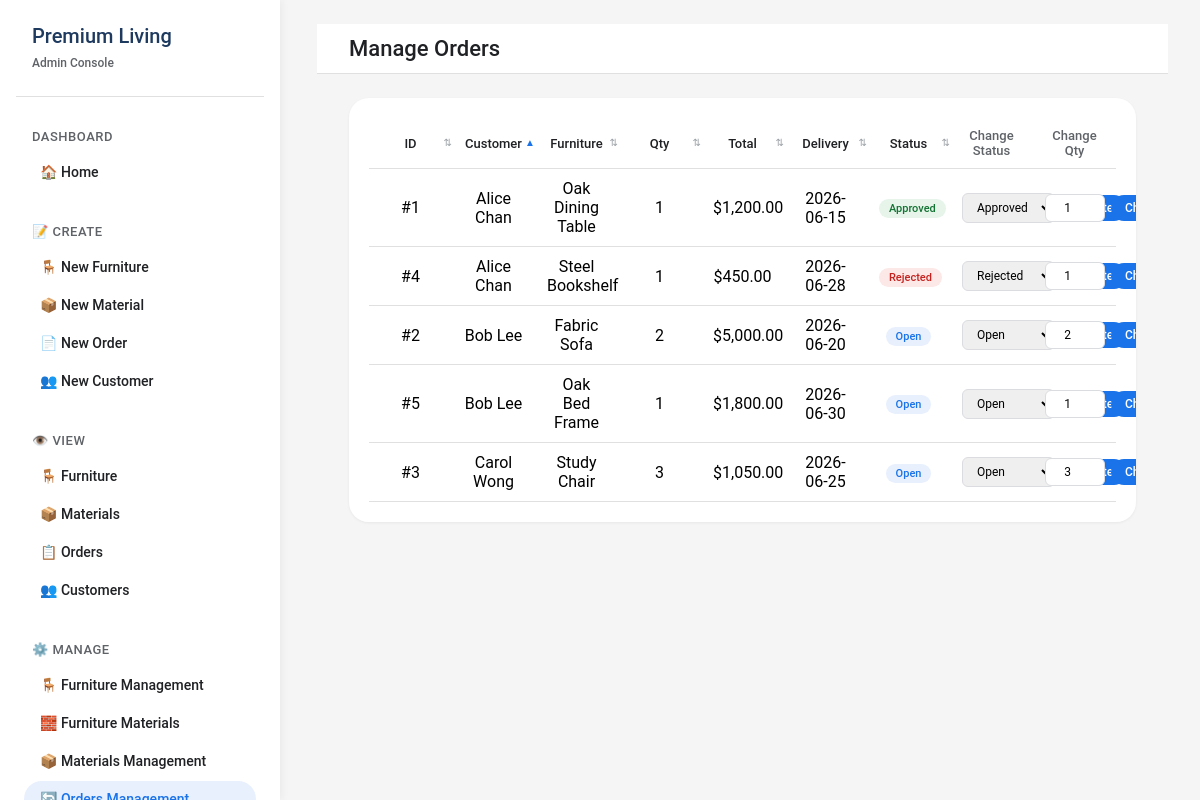
Screenshot of /Staff/Manage/manageOrders.php?sort=c.customer_name&order=ASC (signed in) with the database file from the repository.
### tables this page shows
CREATE TABLE Orders (
    order_id         INT AUTO_INCREMENT,
    customer_id      INT NOT NULL,
    furniture_id     INT NOT NULL,
    order_date       DATE NOT NULL,
    order_quantity   INT NOT NULL,
    total_amount     DECIMAL(10,2) NOT NULL,
    delivery_address VARCHAR(255) NOT NULL,
    delivery_date    DATE NOT NULL,
    order_status     VARCHAR(50) NOT NULL DEFAULT 'Open',
    PRIMARY KEY (order_id),
    FOREIGN KEY (customer_id)  REFERENCES Customer(customer_id),
    FOREIGN KEY (furniture_id) REFERENCES Furniture(furniture_id)
);

CREATE TABLE Customer (
    customer_id     INT AUTO_INCREMENT,
    customer_name   VARCHAR(100) NOT NULL,
    password        VARCHAR(255) NOT NULL,
    contact_number  VARCHAR(20),
    address         VARCHAR(255),
    PRIMARY KEY (customer_id)
);

CREATE TABLE Furniture (
    furniture_id    INT AUTO_INCREMENT,
    furniture_name  VARCHAR(100) NOT NULL,
    description     TEXT,
    image           LONGBLOB,
    price           DECIMAL(10,2) NOT NULL,
    PRIMARY KEY (furniture_id)
);

### Staff/Manage/manageOrders.php (the view, shortened to what this page needs)
<?php
session_start();require_once __DIR__.'/../../conn.php';require_once __DIR__.'/../../auth.php';requireStaff();require_once __DIR__.'/../../sort_utils.php';$allowed=['o.order_id'=>'ID','c.customer_name'=>'Customer','f.furniture_name'=>'Furniture','o.order_quantity'=>'Qty','o.total_amount'=>'Total','o.delivery_date'=>'Delivery','o.order_status'=>'Status'];list($sort,$order)=get_sort_params($allowed,'o.order_date');
$r=mysqli_query($conn,"SELECT o.*,c.customer_name,f.furniture_name FROM Orders o JOIN Customer c ON o.customer_id=c.customer_id JOIN Furniture f ON o.furniture_id=f.furniture_id ".sort_clause($sort,$order));
$rows=[];while($rw=mysqli_fetch_assoc($r))$rows[]=$rw;mysqli_free_result($r);mysqli_close($conn);
?><!DOCTYPE html><html lang="en"><head><meta charset="UTF-8"><title>Manage Orders</title><link rel="stylesheet" href="../style.css">
</head>
<body><div id="sidebar-container"></div><div class="main-content"><div class="top-bar"><div class="page-title">Manage Orders</div></div>
<div class="content-container">
<div class="tbl-wrap"><table><thead><tr><th><?php echo sortable_th('o.order_id','ID',$sort,$order);?></th><th><?php echo sortable_th('c.customer_name','Customer',$sort,$order);?></th><th><?php echo sortable_th('f.furniture_name','Furniture',$sort,$order);?></th><th><?php echo sortable_th('o.order_quantity','Qty',$sort,$order);?></th><th><?php echo sortable_th('o.total_amount','Total',$sort,$order);?></th><th><?php echo sortable_th('o.delivery_date','Delivery',$sort,$order);?></th><th><?php echo sortable_th('o.order_status','Status',$sort,$order);?></th><th>Change Status</th><th>Change Qty</th></tr></thead><tbody>
<?php foreach($rows as $rw):?>
<tr><td>#<?php echo $rw['order_id'];?></td><td><?php echo htmlspecialchars($rw['customer_name']);?></td><td><?php echo htmlspecialchars($rw['furniture_name']);?></td><td><?php echo $rw['order_quantity'];?></td>
<td>$<?php echo number_format($rw['total_amount'],2);?></td><td><?php echo $rw['delivery_date'];?></td><td><span class="st st-<?php echo htmlspecialchars($rw['order_status']);?>"><?php echo htmlspecialchars($rw['order_status']);?></span></td>
<td><form method="post" class="inline"><input type="hidden" name="action" value="update_status"><input type="hidden" name="order_id" value="<?php echo $rw['order_id'];?>">
<select name="order_status" class="sel"><option value="Open" <?php echo $rw['order_status']==='Open'?'selected':'';?>>Open</option><option value="Approved" <?php echo $rw['order_status']==='Approved'?'selected':'';?>>Approved</option><option value="Rejected" <?php echo $rw['order_status']==='Rejected'?'selected':'';?>>Rejected</option></select>
<button type="submit" class="btn-sm">Update</button></form></td>
<td><form method="post" class="inline" onsubmit="return confirm('Change quantity for order #<?php echo $rw['order_id'];?>? Stock will be adjusted.');">
<input type="number" name="order_quantity" value="<?php echo $rw['order_quantity'];?>" min="1" class="qty-inp">
<button type="submit" class="btn-sm">Change</button></form></td></tr>
<?php endforeach;?></tbody></table></div></div></div>
<script src="../sidebar.js"></script><script>loadSidebar('manage-orders');</script></body></html>

### Staff/style.css (style rules this page uses)
* { margin: 0; padding: 0; box-sizing: border-box; font-family: 'Roboto', system-ui, sans-serif; }
body { background-color: #f5f5f5; display: flex; height: 100vh; overflow: hidden; }
:root { --sidebar-width: 280px; }
#sidebar-container { flex-shrink: 0; display: flex; }
.main-content { flex: 1; display: flex; flex-direction: column; overflow-y: auto; }
.top-bar { background-color: #ffffff; padding: 12px 32px; display: flex; justify-content: space-between; align-items: center; border-bottom: 1px solid #e0e0e0; position: sticky; top: 0; z-index: 5; }
.page-title { font-size: 22px; font-weight: 500; color: #202124; }
.content-container { padding: 24px 32px; }
table { table-layout: fixed; }
th { position: relative; }

### Staff/Manage/manageOrders.php (style rules this page uses)
.main-content { padding:24px 32px }
.tbl-wrap { background:#fff;border-radius:20px;padding:20px;overflow-x:auto;box-shadow:0 1px 3px rgba(0,0,0,.06);margin-bottom:24px }
table { width:100%;border-collapse:collapse;table-layout:fixed }
th,td { padding:10px 12px;border-bottom:1px solid #e0e0e0;text-align:center }
th { font-weight:500;color:#5f6368;font-size:13px }
.st { display:inline-block;padding:3px 10px;border-radius:12px;font-size:11px;font-weight:500 }
.st-Open { background:#e8f0fe;color:#1a73e8 }
.st-Approved { background:#e6f4ea;color:#137333 }
.st-Rejected { background:#fce8e6;color:#c5221f }
.sel { padding:6px 10px;border-radius:6px;border:1px solid #dadce0;font-size:12px }
.btn-sm { padding:6px 14px;border-radius:16px;font-size:12px;font-weight:500;cursor:pointer;border:none;color:#fff;background:#1a73e8 }
form.inline { display:inline-flex;gap:6px;align-items:center }
.qty-inp { width:60px;padding:6px;border-radius:6px;border:1px solid #dadce0;font-size:12px;text-align:center }

### rows the page displays
orders: order_id "1", customer.customer_name "Alice Chan", furniture.furniture_name "Oak Dining Table", order_quantity "1", total_amount "1,200.00", delivery_date "2026-06-15", order_status "Approved"
orders: order_id "4", customer.customer_name "Alice Chan", furniture.furniture_name "Steel Bookshelf", order_quantity "1", total_amount "450.00", delivery_date "2026-06-28", order_status "Rejected"
orders: order_id "2", customer.customer_name "Bob Lee", furniture.furniture_name "Fabric Sofa", order_quantity "2", total_amount "5,000.00", delivery_date "2026-06-20", order_status "Open"
orders: order_id "5", customer.customer_name "Bob Lee", furniture.furniture_name "Oak Bed Frame", order_quantity "1", total_amount "1,800.00", delivery_date "2026-06-30", order_status "Open"
orders: order_id "3", customer.customer_name "Carol Wong", furniture.furniture_name "Study Chair", order_quantity "3", total_amount "1,050.00", delivery_date "2026-06-25", order_status "Open"

### other values shown
$label "ID Customer Furniture Qty Total Delivery Status"
$arrow "⇅ ▲ ⇅ ⇅ ⇅ ⇅ ⇅"
